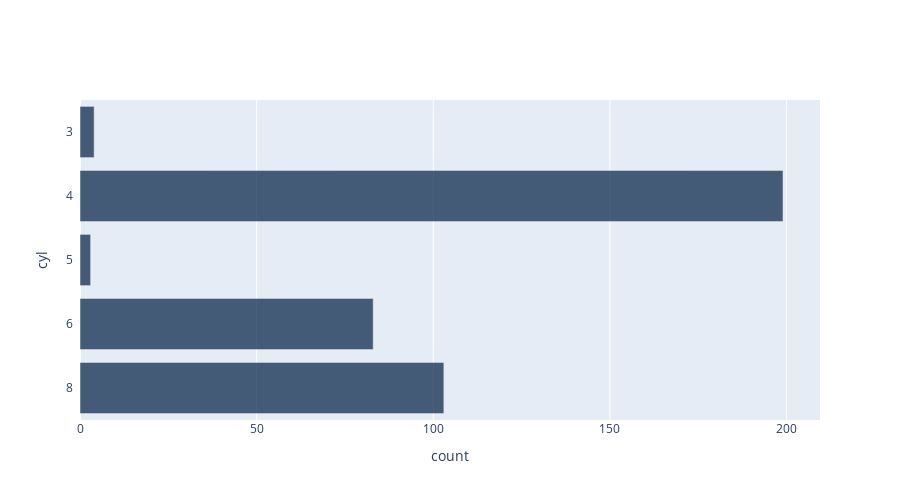

This figure's notebook cell:
### Markdown cell above
## Horizontal Bar Charts

### Code cell
t.group_barh('cyl')

### Figure 1 — Plotly figure (JSON) as saved in the notebook; plotly's stock layout.template omitted (floating-point values rounded to 4 significant figures)
{"data": [{"customdata": [8, 6, 5, 4, 3], "hovertemplate": "(%{x}, %{customdata})", "marker": {"color": "rgb(0,30,66)"}, "name": "count", "opacity": 0.7, "orientation": "h", "type": "bar", "x": [103, 83, 3, 199, 4], "y": ["8  ", "6  ", "5  ", "4  ", "3  "]}], "layout": {"height": 500, "xaxis": {"title": {"text": "count"}}, "yaxis": {"dtick": 1, "showticklabels": true, "title": {"text": "cyl"}, "type": "category"}}}
